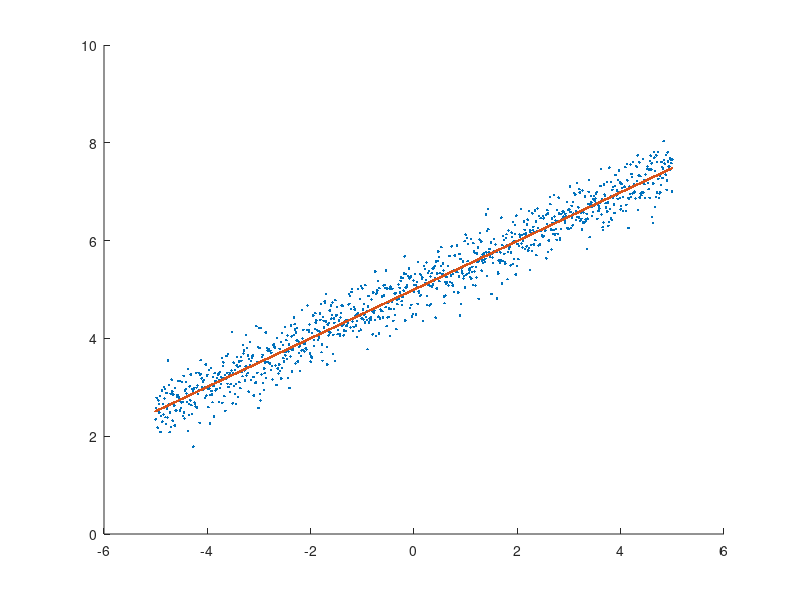

The MATLAB script that drew this image: (Note: this script raises an error after producing the figure.)
m = 0.5;
c = 5;
x = -5:0.01:5;
y = m*x + c;
plot(x,y);
gauss = sqrt(0.1)*randn(length(y),1);
y_noisy = y' + gauss;

one = ones(length(y),1);
A = cat(2,x',one);
theta = pinv(A)*(y_noisy);
mc = theta(1);
cc = theta(2);
y_pred = mc*x + cc;
scatter(x,y_noisy,'.r');
hold on;
scatter(x,y_pred,'.b');

MSE_train = immse(y_noisy,y_pred);
disp(MSE_train);
